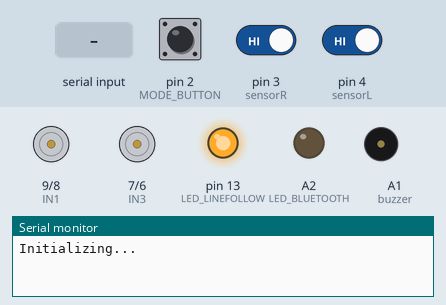
A sketch run on a simulated Arduino Uno, built with avr-gcc and run on an emulated ATmega328P. Shown: motor-driver pin pairs drawn as motors (green arrow = first pin HIGH = forward, orange = second pin HIGH = backward, longer = more drive, scaled by the enable pin), output pins drawn as LEDs (lit = HIGH), buzzer (waves = sounding, pin HIGH), the last lines printed to the serial monitor. The inputs (shaded band) are chosen by the test bench; at power-on: pin 2 (MODE_BUTTON) HIGH, pin 3 (sensorR) HIGH, pin 4 (sensorL) HIGH.

Above: at 1.8 s.
1.9 s: pin 2 (MODE_BUTTON) pulled LOW for 0.6 s
At 3.3 s:
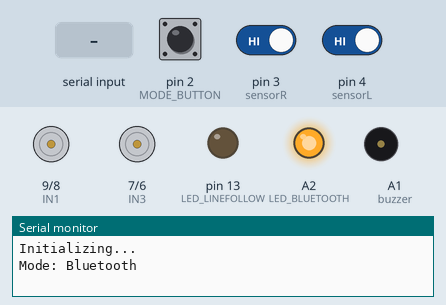
4.0 s: "F" received over Serial
At 4.8 s:
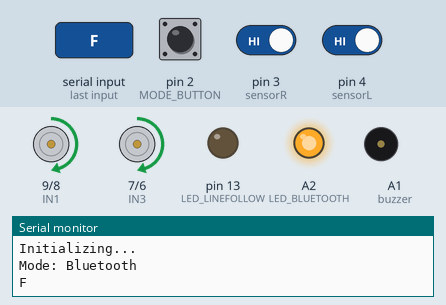
6.0 s: "B" received over Serial
At 7.6 s:
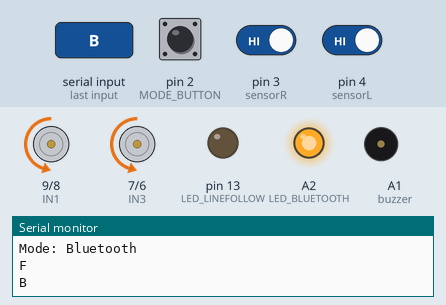
8.0 s: "L" received over Serial
At 8.7 s:
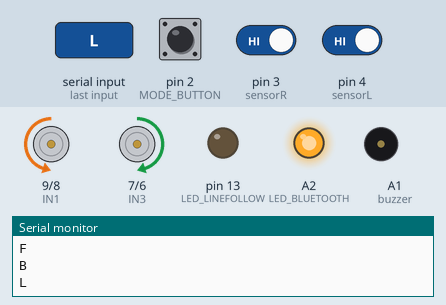
9.5 s: "R" received over Serial
At 9.9 s:
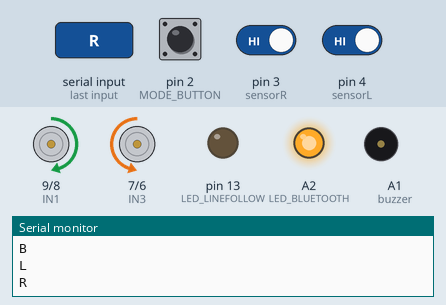
11.0 s: pin 2 (MODE_BUTTON) pulled LOW for 1 s
At 13.0 s:
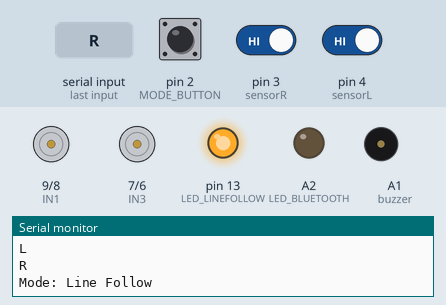
Timing chart, 0 to 14.5 s (numbered marks = the images above; inputs shaded):
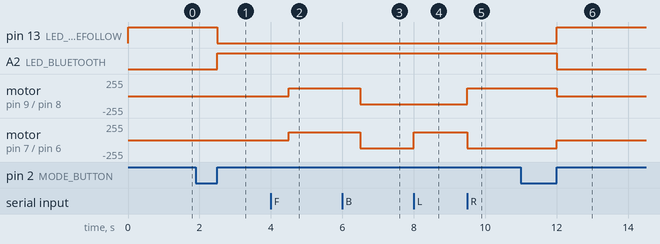

Measured:
- after the input at 1.9 s, pin 13 (LED_LINEFOLLOW): HIGH → LOW after 0.60 s; A2 (LED_BLUETOOTH): LOW → HIGH after 0.60 s
- after the input at 4.0 s, motor on pin 9 (IN1) / pin 8 (IN2), motor on pin 7 (IN3) / pin 6 (IN4): stopped → forward 120/255 after 0.50 s
- after the input at 6.0 s, motor on pin 9 (IN1) / pin 8 (IN2), motor on pin 7 (IN3) / pin 6 (IN4): forward 120/255 → backward 120/255 after 0.50 s
- after the input at 8.0 s, motor on pin 7 (IN3) / pin 6 (IN4): backward 120/255 → forward 120/255 at once
- after the input at 9.5 s, motor on pin 9 (IN1) / pin 8 (IN2): backward 120/255 → forward 120/255 at once; motor on pin 7 (IN3) / pin 6 (IN4): forward 120/255 → backward 120/255 at once
- after the input at 11.0 s, pin 13 (LED_LINEFOLLOW): LOW → HIGH after 1.0 s; A2 (LED_BLUETOOTH): HIGH → LOW after 1.0 s; motor on pin 9 (IN1) / pin 8 (IN2): forward 120/255 → stopped after 1.0 s; motor on pin 7 (IN3) / pin 6 (IN4): backward 120/255 → stopped after 1.0 s

The sketch:

Dual_mode_car.ino
```cpp
#define IN1 9
#define IN2 8
#define IN3 7
#define IN4 6
#define speedR 5
#define speedL 10
#define sensorL 4
#define sensorR 3
#define trigPin 11
#define echoPin 12
#define buzzer A1
#define LED_BLUETOOTH A2
#define LED_LINEFOLLOW 13
#define MODE_BUTTON 2
// motor initial speed and sensor readings
#define MOTOR_SPEED 120
int reading = 120;
int sl = 0;
int sr = 0;


// interrupt and button state variables
bool isBluetoothMode = false;

// function declaration
void left(int);
void right(int);
void stopp();
void forward(int);
void backward(int);
void handleBluetoothControl();
void handleLineFollowing();
void updateLEDs();
void ISR_btn();

void setup() {
  for (int i = 5; i <= 11; i++) {
    pinMode(i, OUTPUT);
  }
  pinMode(sensorR, INPUT);
  pinMode(sensorL, INPUT);
  pinMode(echoPin, INPUT);
  pinMode(buzzer, OUTPUT);
  pinMode(LED_BLUETOOTH, OUTPUT);
  pinMode(LED_LINEFOLLOW, OUTPUT);
  pinMode(MODE_BUTTON, INPUT_PULLUP);

  Serial.begin(9600);
  Serial.println("Initializing...");


  // update LED status
  updateLEDs();
  rotateMotor(0, 0);

  //attach interrupt for button's mode
  // triggers the ISR_btn() whenever the MODE_BUTTON is pressed
  attachInterrupt(digitalPinToInterrupt(MODE_BUTTON), ISR_btn, RISING);
}

void loop() {

  // check mode then process the right mode
  if (isBluetoothMode) {
    handleBluetoothControl();
  } else {
    handleLineFollowing();
  }
  // update LED status
  updateLEDs();
  delay(500);
}

// interrupt service routine toggle between the two modes
void ISR_btn() {

  isBluetoothMode = !isBluetoothMode;
  Serial.println(isBluetoothMode ? "Mode: Bluetooth" : "Mode: Line Follow");
}

// handle Bluetooth control commands
void handleBluetoothControl() {
  if (Serial.available()) {
    char command = Serial.read();
    Serial.println(command);
    if (command == 'F') forward(reading);
    else if (command == 'B') backward(reading);
    else if (command == 'L') left(reading);
    else if (command == 'R') right(reading);
    else if (command == 'S') stopp();
  }
}

// handle line following logic
void handleLineFollowing() {
  int rightIRSensorValue = digitalRead(sensorR);
  int leftIRSensorValue = digitalRead(sensorL);

  //If none of the sensors detects black line, then go straight
  if (rightIRSensorValue == LOW && leftIRSensorValue == LOW) {
    rotateMotor(MOTOR_SPEED, MOTOR_SPEED);
  }
  //If right sensor detects black line, then turn right
  else if (rightIRSensorValue == HIGH && leftIRSensorValue == LOW) {
    rotateMotor(-MOTOR_SPEED, MOTOR_SPEED);
  }
  //If left sensor detects black line, then turn left
  else if (rightIRSensorValue == LOW && leftIRSensorValue == HIGH) {
    rotateMotor(MOTOR_SPEED, -MOTOR_SPEED);
  }
  //If both the sensors detect black line, then stop
  else {
    rotateMotor(0, 0);
  }

}


void rotateMotor(int rightMotorSpeed, int leftMotorSpeed) {

  if (rightMotorSpeed < 0) {
    digitalWrite(IN3, LOW);
    digitalWrite(IN4, HIGH);
  } else if (rightMotorSpeed > 0) {
    digitalWrite(IN3, HIGH);
    digitalWrite(IN4, LOW);
  } else {
    digitalWrite(IN3, LOW);
    digitalWrite(IN4, LOW);
  }

  if (leftMotorSpeed < 0) {
    digitalWrite(IN1, LOW);
    digitalWrite(IN2, HIGH);
  } else if (leftMotorSpeed > 0) {
    digitalWrite(IN1, HIGH);
    digitalWrite(IN2, LOW);
  } else {
    digitalWrite(IN1, LOW);
    digitalWrite(IN2, LOW);
  }
  analogWrite(speedR, abs(rightMotorSpeed));
  analogWrite(speedL, abs(leftMotorSpeed));
}


// motor control functions
void forward(int reading) {
  digitalWrite(IN1, HIGH);  //Left Motor backword Pin
  digitalWrite(IN2, LOW);   //Left Motor forword Pin
  digitalWrite(IN3, HIGH);  //Right Motor forword Pin
  digitalWrite(IN4, LOW);   //Right Motor backword Pin
  analogWrite(speedL, reading);
  analogWrite(speedR, reading);
}

void backward(int reading) {
  digitalWrite(IN1, LOW);   //Left Motor backword Pin
  digitalWrite(IN2, HIGH);  //Left Motor forword Pin
  digitalWrite(IN3, LOW);   //Right Motor forword Pin
  digitalWrite(IN4, HIGH);  //Right Motor backword Pin
  analogWrite(speedL, reading);
  analogWrite(speedR, reading);
}

void stopp() {
  digitalWrite(IN1, LOW);
  digitalWrite(IN2, LOW);
  digitalWrite(IN3, LOW);
  digitalWrite(IN4, LOW);
  analogWrite(speedL, 0);
  analogWrite(speedR, 0);
}

void left(int reading) {
  digitalWrite(IN1, LOW);   //Left Motor backword Pin
  digitalWrite(IN2, HIGH);  //Left Motor forword Pin
  digitalWrite(IN3, HIGH);  //Right Motor forword Pin
  digitalWrite(IN4, LOW);   //Right Motor backword Pin
  analogWrite(speedL, reading);
  analogWrite(speedR, reading);
}

void right(int reading) {
  digitalWrite(IN1, HIGH);  //Left Motor backword Pin
  digitalWrite(IN2, LOW);   //Left Motor forword Pin
  digitalWrite(IN3, LOW);   //Right Motor forword Pin
  digitalWrite(IN4, HIGH);  //Right Motor backword Pin
  analogWrite(speedL, reading);
  analogWrite(speedR, reading);
}

// update LEDs based on the mode
void updateLEDs() {
  digitalWrite(LED_BLUETOOTH, isBluetoothMode ? HIGH : LOW);
  digitalWrite(LED_LINEFOLLOW, isBluetoothMode ? LOW : HIGH);
}
```
